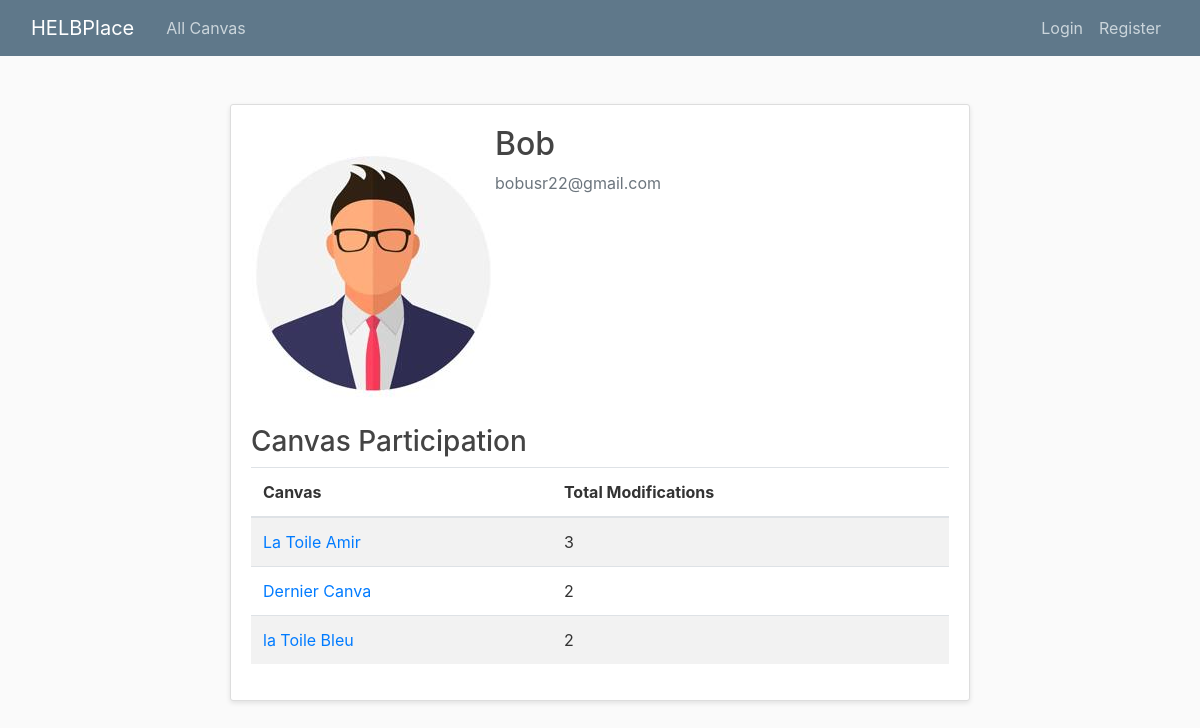
The app's page /profile/2/ with its own data.
### users/models.py (models this page shows, shortened)
class Profile(models.Model):
    user=models.OneToOneField(User, on_delete=models.CASCADE) # one-to-one relationship with User model and oneToOneField is used to delete theprofile when the user is deleted
    image=models.ImageField(default='default.jpg', upload_to='profile_pics') # image field to store profile picture

### blog/models.py (models this page shows, shortened)
class Canva(models.Model):
    title = models.CharField(max_length=100)
    sizeHeight = models.IntegerField()
    sizeWidth = models.IntegerField()
    timer = models.IntegerField()
    date_posted = models.DateTimeField(default=timezone.now)
    author = models.ForeignKey(User, on_delete=models.CASCADE)

### blog/views.py (the view)
# urls.py: path('profile/<int:user_id>/', user_profile, name='profile'),
def user_profile(request, user_id):
    user = get_object_or_404(User, id=user_id)
    canvas_participation = UserAction.objects.filter(user=user) \
        .values('canva__title', 'canva__id') \
        .annotate(total_modifications=Sum('modification_count')) \
        .order_by('-total_modifications')
    return render(request, 'blog/profile.html', {
        'profile_user': user,
        'canvas_participation': canvas_participation,
    })

### blog/templates/blog/profile.html
{% extends "blog/base.html" %}
{% block content %}
    <div class="container mt-4">
        <div class="content-section">
            <div class="media">
              <img class="rounded-circle account-img" src="{{ profile_user.profile.image.url }}">
              <div class="media-body">
                <h2 class="account-heading">{{ profile_user.username }}</h2>
                <p class="text-secondary">{{ profile_user.email }}</p>
              </div>
            </div>
        <h3>Canvas Participation</h3>
        {% if canvas_participation %}
            <table class="table table-striped">
                <thead>
                    <tr>
                        <th>Canvas</th>
                        <th>Total Modifications</th>
                    </tr>
                </thead>
                <tbody>
                    {% for canvas in canvas_participation %}
                        <tr>
                            <td>
                                <a href="{% url 'canva-detail' canvas.canva__id %}">{{ canvas.canva__title }}</a>
                            </td>
                            <td>{{ canvas.total_modifications }}</td>
                        </tr>
                    {% endfor %}
                </tbody>
            </table>
        {% else %}
            <p>No canvas participation found.</p>
        {% endif %}
    </div>
{% endblock %}

### blog/static/blog/main.css (style rules this page uses)
body { background: #fafafa; color: #333333; margin-top: 5rem; }
h1, h2, h3, h4, h5, h6 { color: #444444; }
.container { max-width: 1200px; }
.content-section { background: #ffffff; padding: 20px; border: 1px solid #dddddd; border-radius: 3px; box-shadow: 0 2px 5px rgba(0, 0, 0, 0.1); }

### records on screen
Canva: canva__title "La Toile Amir", total_modifications "3"
Canva: canva__title "Dernier Canva", total_modifications "2"
Canva: canva__title "la Toile Bleu", total_modifications "2"

### other values on screen
{{ profile_user.username }} "Bob"
{{ profile_user.email }} "bobusr22@gmail.com"
